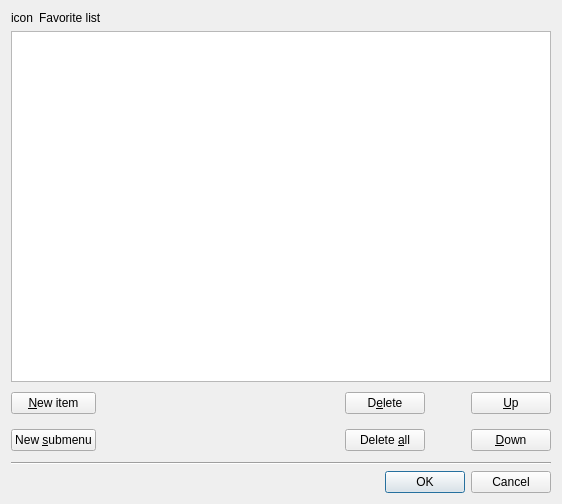
<ui version="4.0" >
 <class>Gui::Action::Menu::TFavoriteEditor</class>
 <widget class="QDialog" name="Gui::Action::Menu::TFavoriteEditor" >
  <property name="geometry" >
   <rect>
    <x>0</x>
    <y>0</y>
    <width>562</width>
    <height>504</height>
   </rect>
  </property>
  <layout class="QVBoxLayout" >
   <item>
    <layout class="QHBoxLayout" >
     <item>
      <widget class="QLabel" name="dialog_icon" >
       <property name="text" >
        <string>icon</string>
       </property>
       <property name="alignment" >
        <set>Qt::AlignLeading|Qt::AlignLeft|Qt::AlignTop</set>
       </property>
      </widget>
     </item>
     <item>
      <widget class="QLabel" name="title_label" >
       <property name="sizePolicy" >
        <sizepolicy vsizetype="Preferred" hsizetype="Expanding" >
         <horstretch>0</horstretch>
         <verstretch>0</verstretch>
        </sizepolicy>
       </property>
       <property name="text" >
        <string>Favorite list</string>
       </property>
       <property name="wordWrap" >
        <bool>true</bool>
       </property>
      </widget>
     </item>
    </layout>
   </item>
   <item>
    <widget class="QTableWidget" name="table" />
   </item>
   <item>
    <layout class="QGridLayout" >
     <item row="0" column="0" >
      <widget class="QPushButton" name="add_button" >
       <property name="text" >
        <string>&amp;New item</string>
       </property>
      </widget>
     </item>
     <item row="0" column="1" >
      <spacer>
       <property name="orientation" >
        <enum>Qt::Horizontal</enum>
       </property>
       <property name="sizeHint" >
        <size>
         <width>171</width>
         <height>31</height>
        </size>
       </property>
      </spacer>
     </item>
     <item row="0" column="2" >
      <widget class="QPushButton" name="delete_button" >
       <property name="text" >
        <string>D&amp;elete</string>
       </property>
      </widget>
     </item>
     <item row="0" column="4" >
      <widget class="QPushButton" name="up_button" >
       <property name="text" >
        <string>&amp;Up</string>
       </property>
      </widget>
     </item>
     <item row="1" column="0" >
      <widget class="QPushButton" name="add_submenu_button" >
       <property name="text" >
        <string>New &amp;submenu</string>
       </property>
      </widget>
     </item>
     <item row="1" column="1" >
      <spacer>
       <property name="orientation" >
        <enum>Qt::Horizontal</enum>
       </property>
       <property name="sizeHint" >
        <size>
         <width>171</width>
         <height>31</height>
        </size>
       </property>
      </spacer>
     </item>
     <item row="1" column="2" >
      <widget class="QPushButton" name="delete_all_button" >
       <property name="text" >
        <string>Delete &amp;all</string>
       </property>
      </widget>
     </item>
     <item row="1" column="4" >
      <widget class="QPushButton" name="down_button" >
       <property name="text" >
        <string>&amp;Down</string>
       </property>
      </widget>
     </item>
     <item row="0" column="3" >
      <spacer>
       <property name="orientation" >
        <enum>Qt::Horizontal</enum>
       </property>
       <property name="sizeType" >
        <enum>QSizePolicy::Fixed</enum>
       </property>
       <property name="sizeHint" >
        <size>
         <width>40</width>
         <height>20</height>
        </size>
       </property>
      </spacer>
     </item>
     <item row="1" column="3" >
      <spacer>
       <property name="orientation" >
        <enum>Qt::Horizontal</enum>
       </property>
       <property name="sizeType" >
        <enum>QSizePolicy::Fixed</enum>
       </property>
       <property name="sizeHint" >
        <size>
         <width>40</width>
         <height>20</height>
        </size>
       </property>
      </spacer>
     </item>
    </layout>
   </item>
   <item>
    <widget class="Line" name="line" >
     <property name="orientation" >
      <enum>Qt::Horizontal</enum>
     </property>
    </widget>
   </item>
   <item>
    <widget class="QDialogButtonBox" name="buttonBox" >
     <property name="orientation" >
      <enum>Qt::Horizontal</enum>
     </property>
     <property name="standardButtons" >
      <set>QDialogButtonBox::Cancel|QDialogButtonBox::NoButton|QDialogButtonBox::Ok</set>
     </property>
    </widget>
   </item>
  </layout>
 </widget>
 <tabstops>
  <tabstop>table</tabstop>
  <tabstop>add_button</tabstop>
  <tabstop>delete_button</tabstop>
  <tabstop>delete_all_button</tabstop>
  <tabstop>up_button</tabstop>
  <tabstop>down_button</tabstop>
  <tabstop>buttonBox</tabstop>
 </tabstops>
 <resources/>
 <connections>
  <connection>
   <sender>buttonBox</sender>
   <signal>accepted()</signal>
   <receiver>Gui::Action::Menu::TFavoriteEditor</receiver>
   <slot>accept()</slot>
   <hints>
    <hint type="sourcelabel" >
     <x>248</x>
     <y>254</y>
    </hint>
    <hint type="destinationlabel" >
     <x>157</x>
     <y>274</y>
    </hint>
   </hints>
  </connection>
  <connection>
   <sender>buttonBox</sender>
   <signal>rejected()</signal>
   <receiver>Gui::Action::Menu::TFavoriteEditor</receiver>
   <slot>reject()</slot>
   <hints>
    <hint type="sourcelabel" >
     <x>316</x>
     <y>260</y>
    </hint>
    <hint type="destinationlabel" >
     <x>286</x>
     <y>274</y>
    </hint>
   </hints>
  </connection>
 </connections>
</ui>
